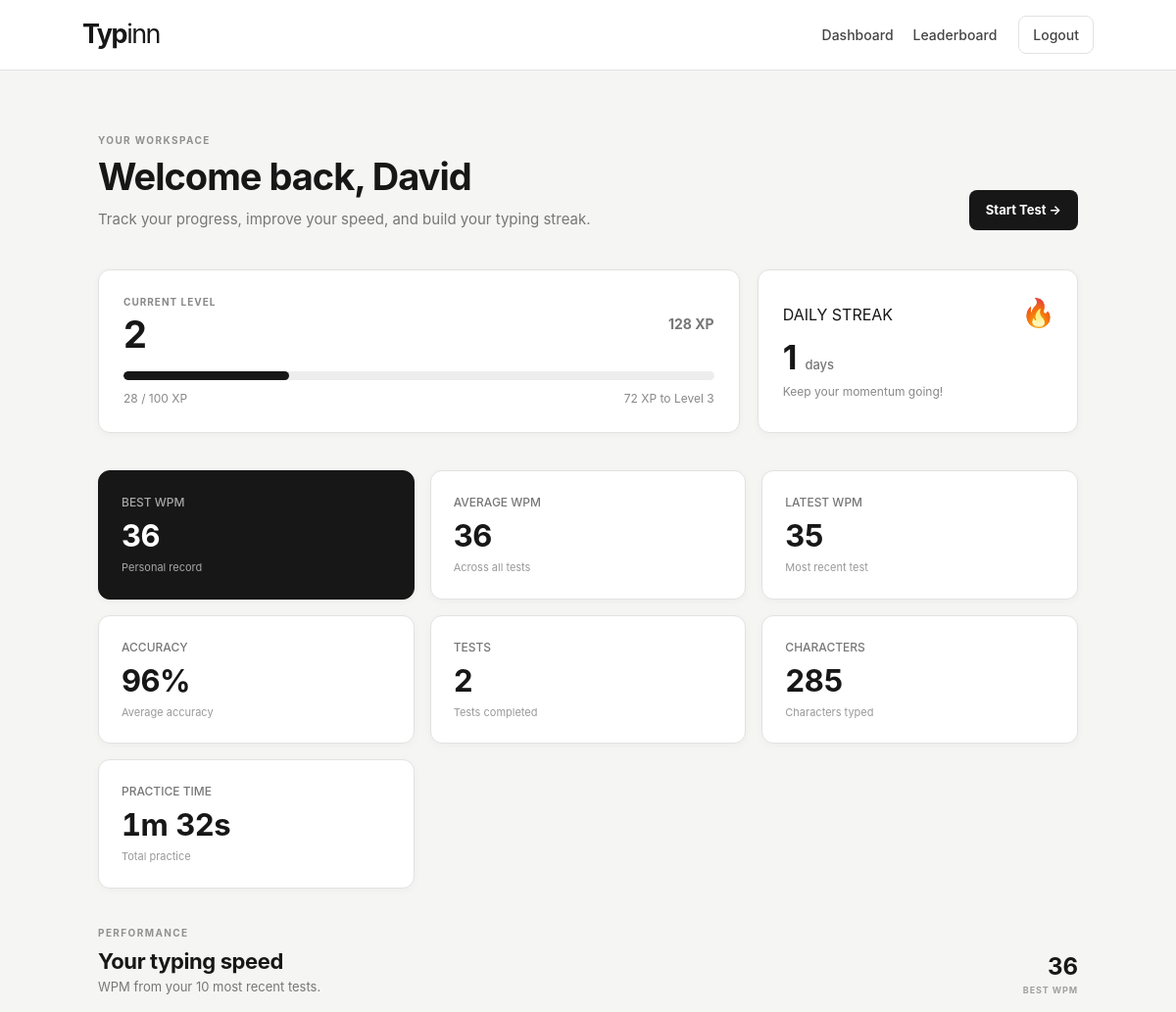
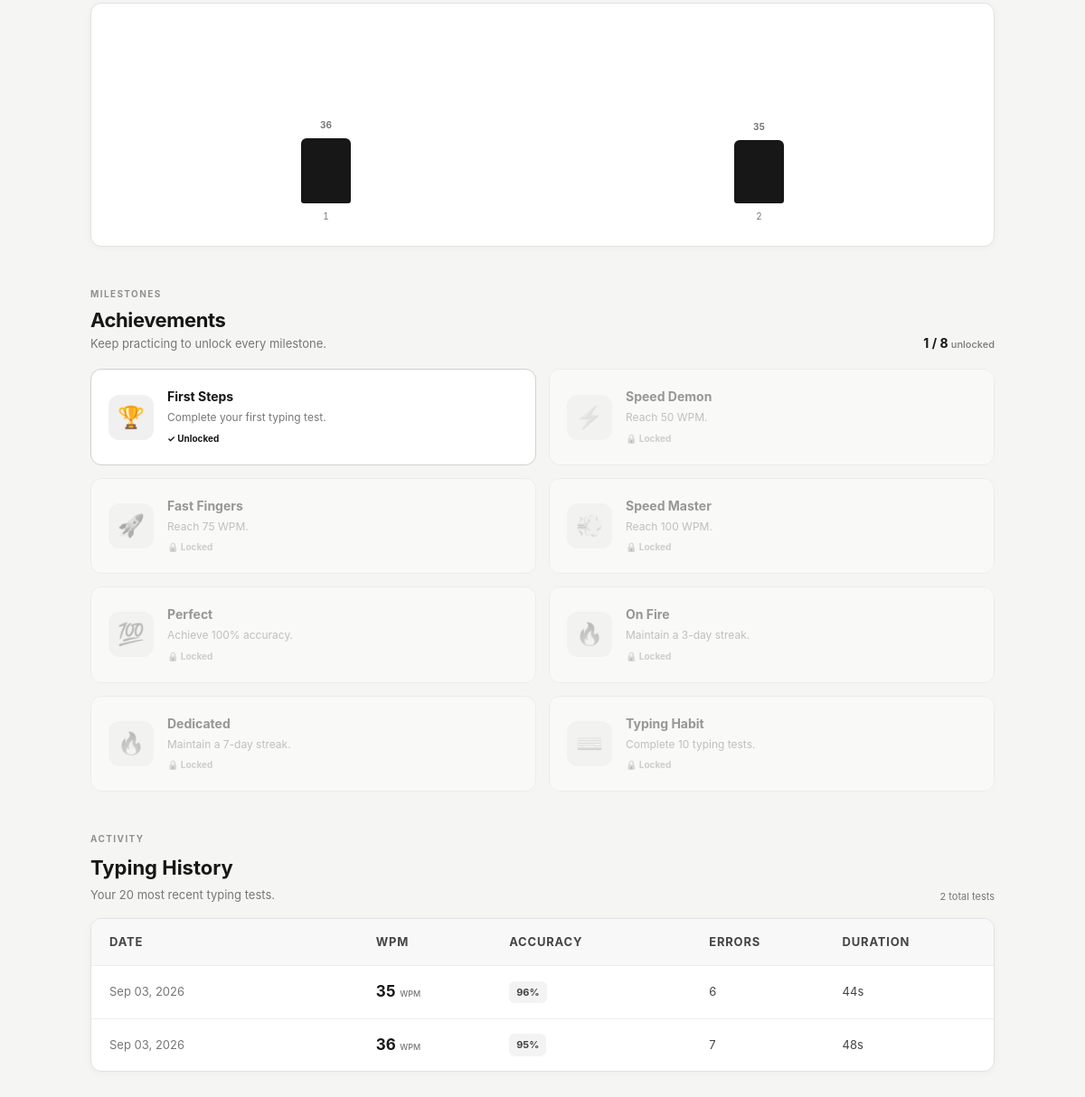
Page /dashboard (signed in) on the committed database (2 pictures, top to bottom).
### app.py (models this page shows)
class User(db.Model, UserMixin):
    id = db.Column(
        db.Integer,
        primary_key=True
    )
    username = db.Column(
        db.String(80),
        unique=True,
        nullable=False
    )
    email = db.Column(
        db.String(120),
        unique=True,
        nullable=False
    )
    password_hash = db.Column(
        db.String(255),
        nullable=False
    )
    xp = db.Column(
        db.Integer,
        default=0,
        nullable=False
    )
    streak = db.Column(
        db.Integer,
        default=0,
        nullable=False
    )
    last_test_date = db.Column(
        db.Date,
        nullable=True
    )
    def level(self):
        return (self.xp // 100) + 1
    def level_xp(self):
        return self.xp % 100
    def xp_to_next_level(self):
        return 100 - self.level_xp()

class TypingResult(db.Model):
    id = db.Column(
        db.Integer,
        primary_key=True
    )
    user_id = db.Column(
        db.Integer,
        db.ForeignKey("user.id"),
        nullable=False
    )
    wpm = db.Column(
        db.Integer,
        nullable=False
    )
    accuracy = db.Column(
        db.Integer,
        nullable=False
    )
    errors = db.Column(
        db.Integer,
        nullable=False
    )
    characters = db.Column(
        db.Integer,
        nullable=False
    )
    duration = db.Column(
        db.Integer,
        nullable=False
    )
    language = db.Column(
        db.String(30),
        default="english",
        nullable=False
    )
    created_at = db.Column(
        db.DateTime,
        server_default=db.func.now(),
        nullable=False
    )

class Achievement(db.Model):
    id = db.Column(
        db.Integer,
        primary_key=True
    )
    name = db.Column(
        db.String(100),
        unique=True,
        nullable=False
    )
    description = db.Column(
        db.String(255),
        nullable=False
    )
    icon = db.Column(
        db.String(10),
        nullable=False
    )

### app.py (the view, shortened to what this page needs)
@app.route("/dashboard")
@login_required
def dashboard():
    results = (
        TypingResult.query
        .filter_by(
            user_id=current_user.id
        )
        .order_by(
            TypingResult.created_at.desc()
        )
        .all()
    )
    total_tests = len(
        results
    )
    if results:
        best_wpm = max(
            result.wpm
            for result in results
        )
        average_wpm = round(
            sum(
                result.wpm
                for result in results
            )
            / total_tests
        )
        average_accuracy = round(
            sum(
                result.accuracy
                for result in results
            )
            / total_tests
        )
        total_characters = sum(
            result.characters
            for result in results
        )
        total_time = sum(
            result.duration
            for result in results
        )
        latest_wpm = results[0].wpm
    user_achievements = (
        UserAchievement.query
        .filter_by(
            user_id=current_user.id
        )
        .all()
    )
    achievement_ids = {
        item.achievement_id
        for item in user_achievements
    }
    achievements = (
        Achievement.query
        .order_by(
            Achievement.id.asc()
        )
        .all()
    )
    return render_template(
        "dashboard.html",
        user=current_user,
        results=results,
        total_tests=total_tests,
        best_wpm=best_wpm,
        average_wpm=average_wpm,
        average_accuracy=average_accuracy,
        total_characters=total_characters,
        total_time=total_time,
        latest_wpm=latest_wpm,
        level=current_user.level(),
        xp=current_user.xp,
        level_xp=current_user.level_xp(),
        xp_to_next=current_user.xp_to_next_level(),
        streak=current_user.streak,
        achievements=achievements,
        achievement_ids=achievement_ids
    )

### app.py (called while the page is built)
@login_manager.user_loader
def load_user(user_id):
    try:
        return db.session.get(
            User,
            int(user_id)
        )
    except (
        TypeError,
        ValueError
    ):
        return None

### templates/dashboard.html (shortened to what this page needs)
{% extends "base.html" %}
{% block content %}
<div class="dashboard-container">
    <section class="dashboard-header">
        <div>
            <span class="eyebrow">
                YOUR WORKSPACE
            </span>
            <h1>
                Welcome back, {{ user.username }}
            </h1>
            <p>
                Track your progress, improve your speed,
                and build your typing streak.
            </p>
        </div>
        <a
            href="{{ url_for('home') }}"
            class="start-test-btn"
        >
            Start Test →
        </a>
    </section>
    <section class="gamification">
        <div class="level-card">
            <div class="level-top">
                <div class="level-info">
                    <span>
                        CURRENT LEVEL
                    </span>
                    <strong>
                        {{ level }}
                    </strong>
                </div>
                <div class="xp-value">
                    {{ xp }} XP
                </div>
            </div>
            <div class="xp-bar">
                <div
                    class="xp-progress"
                    style="width: {{ level_xp }}%;"
                ></div>
            </div>
            <div class="xp-footer">
                <span>
                    {{ level_xp }} / 100 XP
                </span>
                <span>
                    {{ xp_to_next }} XP to Level {{ level + 1 }}
                </span>
            </div>
        </div>
        <div class="streak-card">
            <div class="streak-icon">
                🔥
            </div>
            <div>
                <span>
                    DAILY STREAK
                </span>
                <strong>
                    {{ streak }}
                    <small>days</small>
                </strong>
            </div>
            <p>
                {% if streak == 0 %}
                    Start practicing today.
                {% elif streak == 1 %}
                    Keep your momentum going!
                {% elif streak < 7 %}
                    You're building a strong habit.
                {% else %}
                    Incredible consistency!
                {% endif %}
            </p>
        </div>
    </section>
    <section
        class="dashboard-stats"
        aria-label="Typing statistics"
    >
        <div class="dashboard-card highlight">
            <span>
                BEST WPM
            </span>
            <strong>
                {{ best_wpm }}
            </strong>
            <small>
                Personal record
            </small>
        </div>
        <div class="dashboard-card">
            <span>
                AVERAGE WPM
            </span>
            <strong>
                {{ average_wpm }}
            </strong>
            <small>
                Across all tests
            </small>
        </div>
        <div class="dashboard-card">
            <span>
                LATEST WPM
            </span>
            <strong>
                {{ latest_wpm }}
            </strong>
            <small>
                Most recent test
            </small>
        </div>
        <div class="dashboard-card">
            <span>
                ACCURACY
            </span>
            <strong>
                {{ average_accuracy }}%
            </strong>
            <small>
                Average accuracy
            </small>
        </div>
        <div class="dashboard-card">
            <span>
                TESTS
            </span>
            <strong>
                {{ total_tests }}
            </strong>
            <small>
                Tests completed
            </small>
        </div>
        <div class="dashboard-card">
            <span>
                CHARACTERS
            </span>
            <strong>
                {{ total_characters }}
            </strong>
            <small>
                Characters typed
            </small>
        </div>
        <div class="dashboard-card">
            <span>
                PRACTICE TIME
            </span>
            <strong>
                {% if total_time >= 3600 %}
                    {{ total_time // 3600 }}h
                    {% if (total_time % 3600) // 60 %}
                        {{ (total_time % 3600) // 60 }}m
                    {% endif %}
                {% elif total_time >= 60 %}
                    {{ total_time // 60 }}m
                    {% if total_time % 60 %}
                        {{ total_time % 60 }}s
                    {% endif %}
                {% else %}
                    {{ total_time }}s
                {% endif %}
            </strong>
            <small>
                Total practice
            </small>
        </div>
    </section>
    <section class="performance-section">
        <div class="section-header">
            <div>
                <span class="eyebrow">
                    PERFORMANCE
                </span>
                <h2>
                    Your typing speed
                </h2>
                <p>
                    WPM from your 10 most recent tests.
                </p>
            </div>
            {% if results %}
                <div class="section-stat">
                    <strong>
                        {{ best_wpm }}
                    </strong>
                    <span>
                        BEST WPM
                    </span>
                </div>
            {% endif %}
        </div>
        <div
            class="performance-chart"
            aria-label="Recent typing performance"
        >
            {% if results %}
                {% for result in results[:10]|reverse %}
                    <div class="chart-column">
                        <div class="chart-value">
                            {{ result.wpm }}
                        </div>
                        <div
                            class="chart-bar"
                            style="height: {{ [result.wpm * 2, 20]|max }}px;"
                            title="{{ result.wpm }} WPM"
                            aria-label="{{ result.wpm }} WPM"
                        ></div>
                        <span>
                            {{ loop.index }}
                        </span>
                    </div>
                {% endfor %}
            {% endif %}
        </div>
    </section>
    <section class="achievements">
        <div class="section-header">
            <div>
                <span class="eyebrow">
                    MILESTONES
                </span>
                <h2>
                    Achievements
                </h2>
                <p>
                    Keep practicing to unlock every milestone.
                </p>
            </div>
            <div class="achievement-count">
                {{ achievement_ids|length }}
                /
                {{ achievements|length }}
                <span>
                    unlocked
                </span>
            </div>
        </div>
        <div class="achievement-grid">
            {% for achievement in achievements %}
                {% set unlocked =
                    achievement.id in achievement_ids
                %}
                <div
                    class="
                        achievement-card
                        {% if unlocked %}
                            achievement-unlocked
                        {% else %}
                            locked
                        {% endif %}
                    "
                >
                    <div
                        class="achievement-icon"
                        aria-hidden="true"
                    >
                        {{ achievement.icon }}
                    </div>
                    <div class="achievement-info">
                        <strong>
                            {{ achievement.name }}
                        </strong>
                        <p>
                            {{ achievement.description }}
                        </p>
                        {% if unlocked %}
                            <span
                                class="
                                    achievement-status
                                    unlocked-status
                                "
                            >
                                ✓ Unlocked
                            </span>
                        {% else %}
                            <span
                                class="
                                    achievement-status
                                    locked-status
                                "
                            >
                                🔒 Locked
                            </span>
                        {% endif %}
                    </div>
                </div>
            {% else %}
                <div class="empty-history">
                    <p>
                        No achievements available yet.
                    </p>
                </div>
            {% endfor %}
        </div>
    </section>
    <section class="history">
        <div class="history-header">
            <div>
                <span class="eyebrow">
                    ACTIVITY
                </span>
                <h2>
                    Typing History
                </h2>
                <p>
                    Your 20 most recent typing tests.
                </p>
            </div>
            {% if results %}
                <span class="history-count">
                    {{ total_tests }} total tests
                </span>
            {% endif %}
        </div>
        {% if results %}
            <div class="history-table">
                <div class="history-row history-head">
                    <span>
                        Date
                    </span>
                    <span>
                        WPM
                    </span>
                    <span>
                        Accuracy
                    </span>
                    <span>
                        Errors
                    </span>
                    <span>
                        Duration
                    </span>
                </div>
                {% for result in results[:20] %}
                    <div class="history-row">
                        <span class="history-date">
                            {% if result.created_at %}
                                {{ result.created_at.strftime("%b %d, %Y") }}
                            {% else %}
                                —
                            {% endif %}
                        </span>
                        <strong class="history-wpm">
                            {{ result.wpm }}
                            <small>WPM</small>
                        </strong>
                        <span>
                            <span class="accuracy-pill">
                                {{ result.accuracy }}%
                            </span>
                        </span>
                        <span>
                            {{ result.errors }}
                        </span>
                        <span>
                            {{ result.duration }}s
                        </span>
                    </div>
                {% endfor %}
            </div>
        {% endif %}
    </section>
</div>
{% endblock %}

### rows in the picture
User: username "David"
TypingResult: wpm "36", created_at "Sep 03, 2026", accuracy "95", errors "7", duration "48"
TypingResult: wpm "35", created_at "Sep 03, 2026", accuracy "96", errors "6", duration "44"
Achievement: icon "🏆", name "First Steps", description "Complete your first typing test.", shows "✓ Unlocked"
Achievement: icon "⚡", name "Speed Demon", description "Reach 50 WPM.", shows "🔒 Locked"
Achievement: icon "🚀", name "Fast Fingers", description "Reach 75 WPM.", shows "🔒 Locked"
Achievement: icon "💨", name "Speed Master", description "Reach 100 WPM.", shows "🔒 Locked"
Achievement: icon "💯", name "Perfect", description "Achieve 100% accuracy.", shows "🔒 Locked"
Achievement: icon "🔥", name "On Fire", description "Maintain a 3-day streak.", shows "🔒 Locked"
Achievement: icon "🔥", name "Dedicated", description "Maintain a 7-day streak.", shows "🔒 Locked"
Achievement: icon "⌨️", name "Typing Habit", description "Complete 10 typing tests.", shows "🔒 Locked"

### other values in the picture
{{ level }} "2"
{{ xp }} "128"
{{ level_xp }} "28"
{{ xp_to_next }} "72"
{{ level + 1 }} "3"
{{ streak }} "1"
{{ best_wpm }} "36"
{{ average_wpm }} "36"
{{ latest_wpm }} "35"
{{ average_accuracy }} "96"
{{ total_tests }} "2"
{{ total_characters }} "285"
{{ total_time // 60 }} "1"
{{ total_time % 60 }} "32"
{{ achievement_ids|length }} "1"
